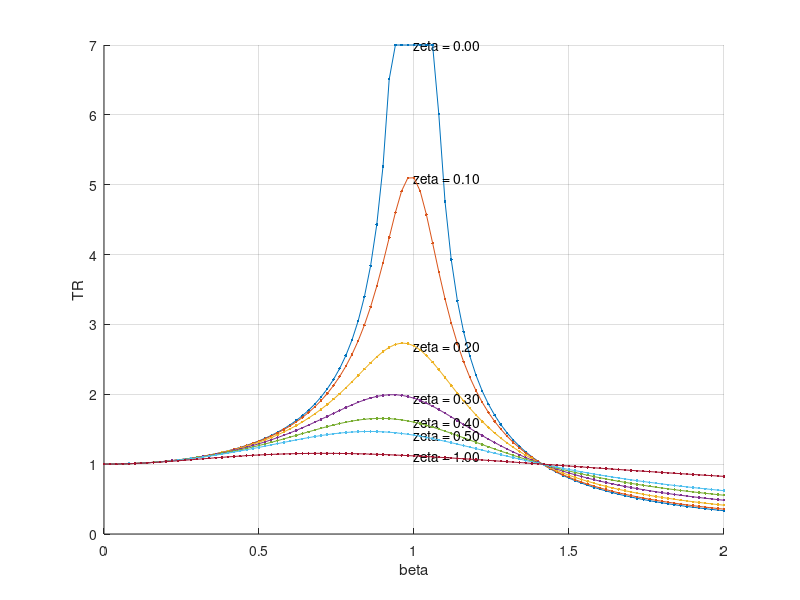

Reproduce this figure in MATLAB.
clc;clear;close all

beta_list = linspace(0,2,101);
zeta_list = [0 0.1 0.2 0.3 0.4 0.5 1];

hold on
xlabel('beta')
ylabel('TR')
grid on
axis([0 2 0 7]);
for zeta = zeta_list
  TR = sqrt(1+(2*zeta*beta_list).^2)./...
    sqrt((1-beta_list.^2).^2+(2*zeta*beta_list).^2);
  TR(TR>7)=7;
  text(1,TR(51),sprintf('zeta = %1.2f',zeta))
  plot(beta_list,TR,'.-');
end
hold off